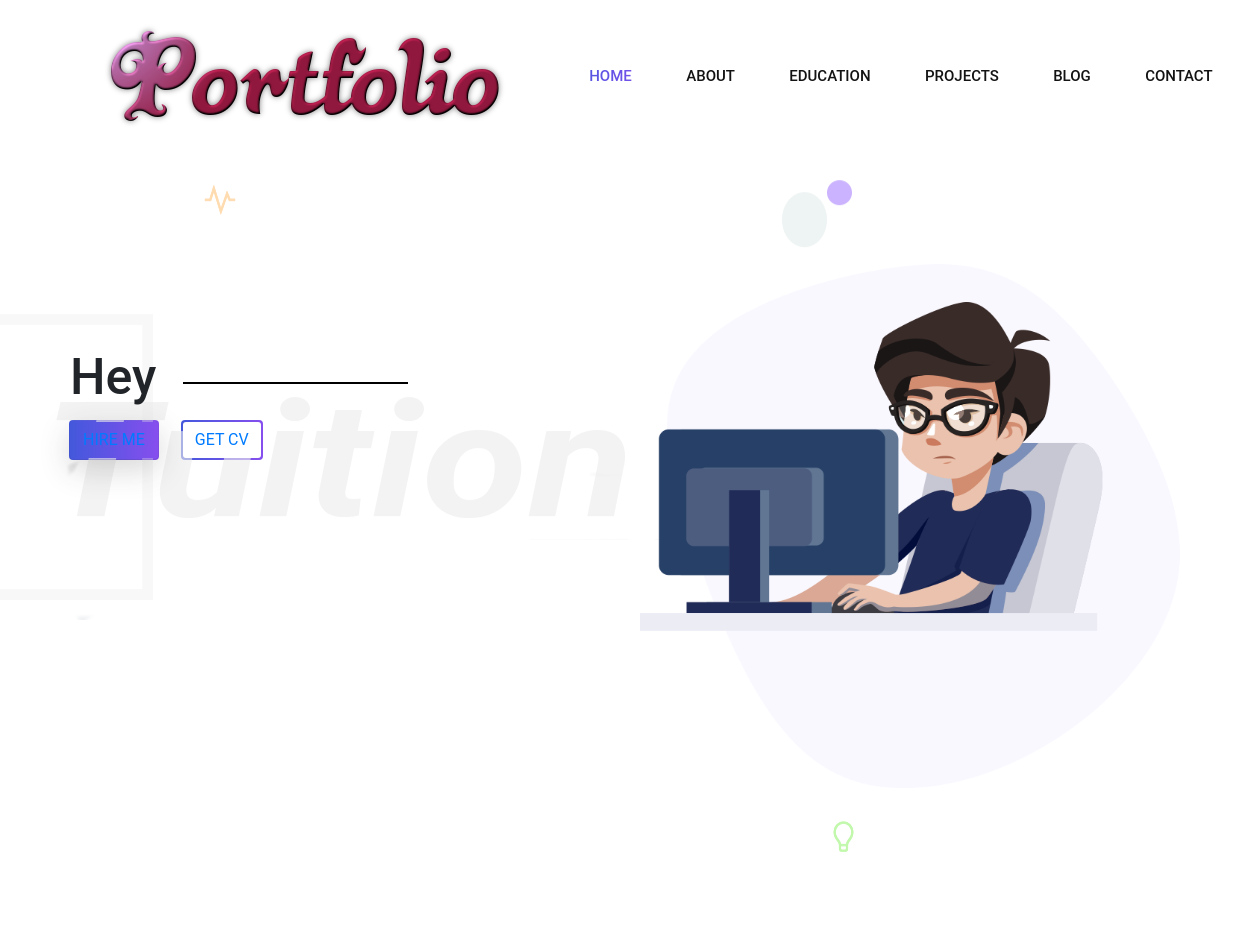
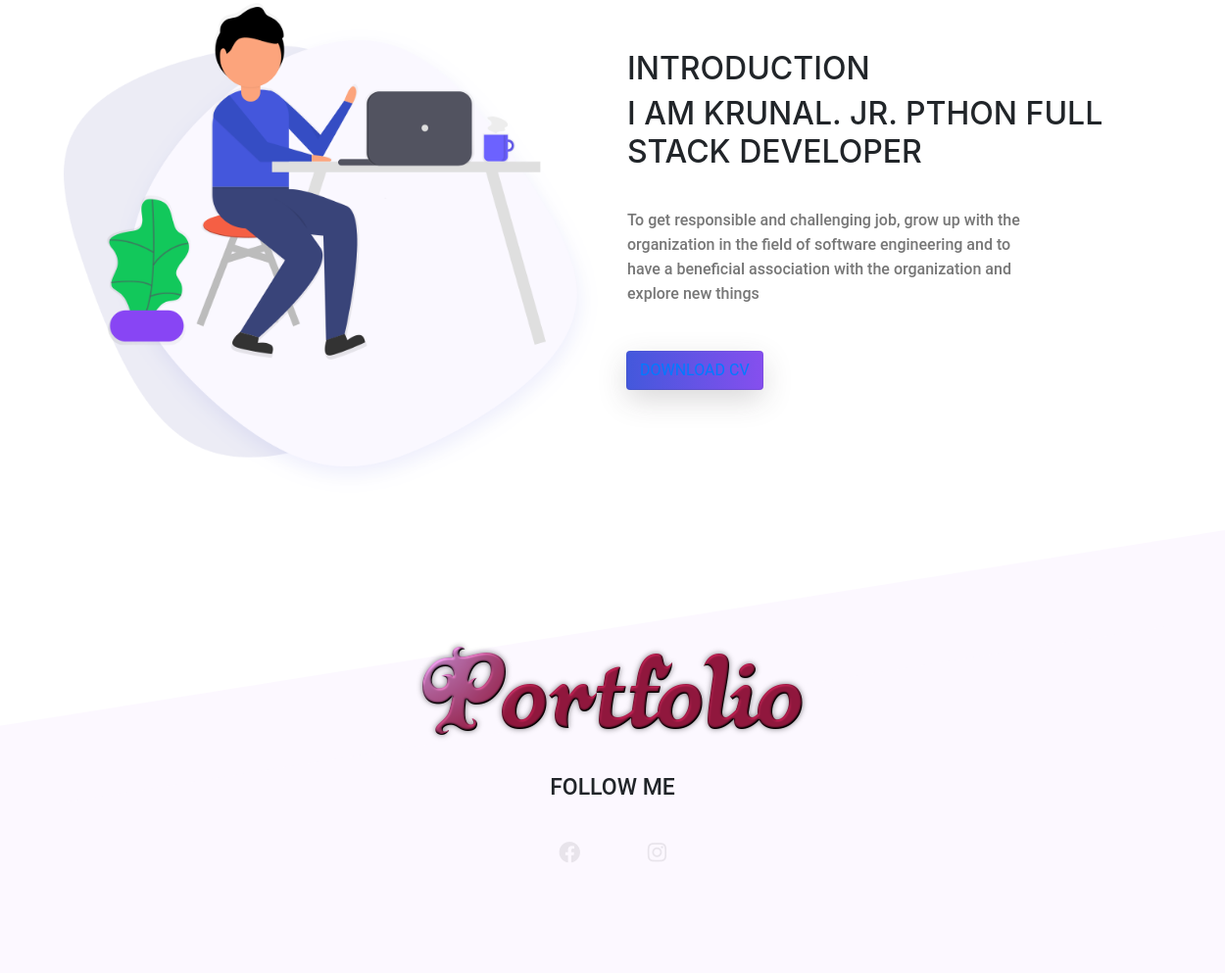
/about, run on the app's committed database (2 pictures, top to bottom).
### blog/models.py (models this page shows, shortened)
class AboutMe(models.Model):
    about_me=models.TextField(max_length=500)
    intro=models.TextField(max_length=500)
    photo=models.FileField(blank=True)

### blog/views.py (the view)
# urls.py: path('about',about),
def about(request):
    lst=AboutMe.objects.all()
    lst1=Education.objects.all()
    lst2=Experience.objects.all()
    lst3=Achivement.objects.all()
    return render(request,'about.html',{'lst':lst,'lst1':lst1,'lst2':lst2,'lst3':lst3})

### blog/templates/about.html
{% extends "base.html"%}
{% load static %}
{% block content %}
<section class="about-area">
            <div class="container-fluid">
                <div class="row">
                    <div class="col-lg-6 col-md-12">
                        <div class="about-image">
                            <img src="media/img/about-us.png" alt="About us" class="img-fluid">
                        </div>
                    </div>
                    <div class="col-lg-6 col-md-12 about-title">
	         {% for i in lst %}
			<h2 class="text-uppercase pt-5">
			<label>Introduction</Label><br>
			{{i.about_me}}
                 	                  		</h2>
			<div class="paragraph py-4 w-75">
                            <p class="para">
                               {{i.intro}}
                            </p>
                        </div>
	         {% endfor %}
                        <button type="button" class="btn button primary-button text-uppercase"><a href="/resume">Download cv</a></button>
                    </div>
                </div>
            </div>
        </section>
{% endblock %}

### static/css/style.css (style rules this page uses)
.site-main .about-area { padding: 8rem 5rem; }
.site-main .about-area .about-title .paragraph > p { padding: .4rem 0; }
.site-main .about-area .about-title p { padding: 1rem 7rem; }

### static/css/responsive.css (style rules this page uses)
@media only screen and (max-width: 1910px) { .site-main .brand-area, .site-main .services-area .services-title, .site-main .about-area { padding: 3% 4%; } }

### static/css/partials/_variables.css (style rules this page uses)
html, body { margin: 0%; box-sizing: border-box; width: 100%; height: 100%; }
:root { --primary-color: #4458dc; --primary-color2: #854fee; --title-color: #141313; --text-color: #777777; --border-color: #201f1f17; --gradient-color: linear-gradient(90deg, #4458dc 0%, #854fee 100%); --shadow-color: 0px 10px 30px rgba(118, 85, 225, 0.3); --box-shadow: 0px 10px 30px rgba(57, 56, 61, 0.205); --roboto: 'Roboto', cursive; }

### static/css/partials/_global.css (style rules this page uses)
.text-uppercase { text-transform: uppercase; }
.button { padding: .8rem 2.2rem; font: normal 500 16px/20px var(--roboto); position: relative; border: 3px solid transparent; border-radius: 4px; }
.button.primary-button { background: var(--gradient-color); background-clip: padding-box; color: whitesmoke; transition: background .6s ease; box-shadow: var(--box-shadow); }
.button.primary-button::after, .button.secondary-button::after { position: absolute; top: -2px; left: -2px; bottom: -2px; right: -2px; background: var(--gradient-color); content: ' '; z-index: -1; border-radius: 4px; }
p.para { color: var(--text-color); font: normal 500 16px/ 25px var(--roboto); }

### data on the page
AboutMe: about_me "I AM KRUNAL. JR. PTHON FULL STACK DEVELOPER", intro "To get responsible and challenging job, grow up with the organization in the ﬁeld of software engineering and to have a beneﬁcial association with the organization and explore new things"
